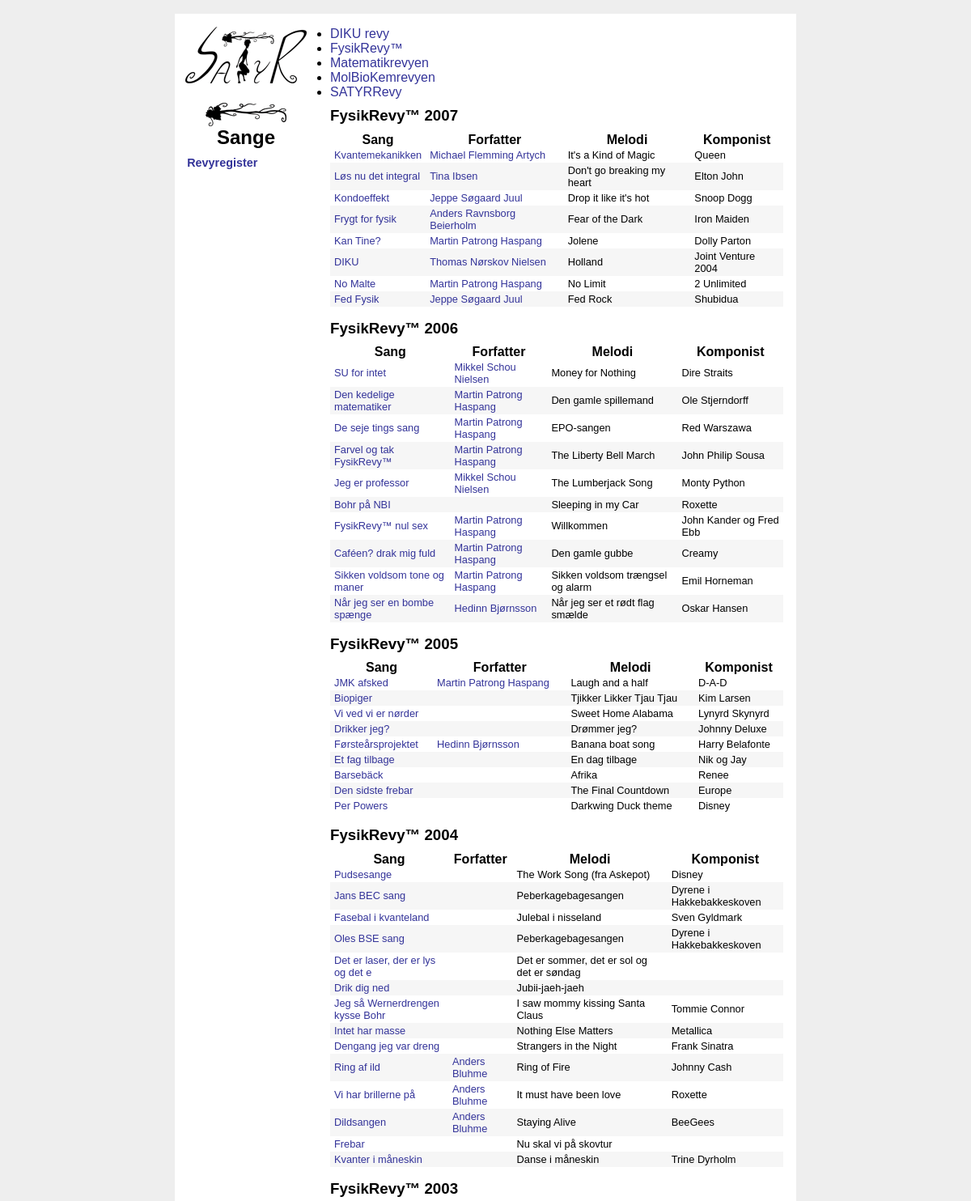
Page /revuelist.php?revueid=2 (upper part) on the committed database.
### tables this page shows
CREATE TABLE IF NOT EXISTS `revues` (
  `revueId` int(11) NOT NULL AUTO_INCREMENT,
  `revueName` varchar(33) NOT NULL DEFAULT '',
  PRIMARY KEY (`revueId`)
);

CREATE TABLE IF NOT EXISTS `songs` (
  `songId` int(11) NOT NULL AUTO_INCREMENT,
  `title` varchar(33) NOT NULL DEFAULT '',
  `year` int(4) NOT NULL DEFAULT '0',
  `originalMelody` varchar(66) NOT NULL DEFAULT '',
  `composer` varchar(66) NOT NULL DEFAULT '',
  `revueId` int(11) NOT NULL DEFAULT '1',
  `number` int(11) NOT NULL DEFAULT '0',
  `youtube` varchar(66) NOT NULL DEFAULT '',
  `text` text NOT NULL,
  `TeX` text NOT NULL,
  `instructions` text NOT NULL,
  PRIMARY KEY (`songId`)
);

CREATE TABLE IF NOT EXISTS `authors` (
  `authorId` int(11) NOT NULL AUTO_INCREMENT,
  `authorName` varchar(33) NOT NULL DEFAULT '',
  PRIMARY KEY (`authorId`),
  UNIQUE KEY `forfatter` (`authorName`)
);

### templates/db.class.php (called while the page is built, shortened)
<?
class DB_class {
	var $username = "";
	var $password = "";
	var $hostname = "localhost";
	var $dbcon = 0;
	var $query_test = 0;
	function connect() {
		$this->dbcon = mysql_connect($this->hostname,$this->username,$this->password);
	}
	function query($query) {
		if ($query != "") {
			$this->query_test = mysql_query($query,$this->dbcon);
		} else {
			echo "Query is empty";
			exit;
		}
		return $this->query_test;
	}
	function fetch_array($result) {
		$this->temp = mysql_fetch_assoc($result);
		return $this->temp;
	}
}
?>

### templates/views.php (the view, shortened to what this page needs)
<?
function revueList($intRevueId) {
	global $DB;
	$result = $DB->query("
		select
			revueId,
			revueName
		from revues
	");
	echo '<ul id="revueList">';
	while ($row = $DB->fetch_array($result)) {
?>
		<li><a href="<? echo $_GLOBAL['SCRIPT_NAME'] ?>?revueid=<? echo $row['revueId'] ?>" class="<? if ($intRevueId == $row['revueId']) echo 'active' ?>"><? echo $row['revueName'] ?></a></li>
<?
	}
	echo '</ul>';
}
function revueYearList($intRevueId) {
	global $DB;
	$result = $DB->query("
		select
			revueName,
			songs.songId,
			year,
			title,
			composer,
			originalMelody,
			authors.authorId,
			authorName
		from revues
			join songs using(revueId)
			left join songAuthorLink using(songId)
			left join authors using(authorId)
		where revues.revueId = $intRevueId
		group by songs.songId
		order by year desc, number
	");
	$yearComparison = 0;
	while ($row = $DB->fetch_array($result)) {
		extract($row);
		if ($yearComparison != $year) {
			if ($yearComparison != 0) {
?>
				</tbody>
			</table>
<?
			}
			$yearComparison = $year;
			$zebra = true;
?>
			<h3><? echo $revueName.' '.$year ?></h3>
			<table>
				<thead>
					<tr>
						<th>Sang</th>
						<th>Forfatter</th>
						<th>Melodi</th>
						<th>Komponist</th>
					</tr>
				</thead>
				<tbody>
<?
		}
?>
					<tr class="<? echo ($zebra = !$zebra) ? 'odd' : '' ?>">
						<td><a href="song.php?id=<? echo $songId ?>"><? echo $title ?></a></td>
						<td><a href="author.php?id=<? echo $authorId ?>"><? echo $authorName ?></a></td>
						<td><? echo $originalMelody ?></td>
						<td><? echo $composer ?></td>
					</tr>
<?
	}
	if ($yearComparison) {
?>
		</tbody>
	</table>
<?
	}
}
?>

### templates/top.php (shortened to what this page needs)
<?
require("views.php");
require("db.class.php");
$DB = new DB_class();
?>
<!DOCTYPE html PUBLIC "-//W3C//DTD HTML 4.01//EN" "http://www.w3.org/TR/html4/strict.dtd">
<html lang="da" >
<head>
	<link rel="stylesheet" type="text/css" href="css/global.css">
</head>
<body>
<div id="site">
	<div id="navigation">
		<h1 id="logo"><a href=".">SATYR sangbogen</a></h1>
		<ul class="menu">
		</ul>
		<hr>
		<h2>Sange</h2>
		<ul class="menu">
			<li><a href="revuelist.php">Revyregister</a></li>
		</ul>
	</div>
	<div id="content">

### revuelist.php
<?
require("templates/top.php");
$revueId = (int) $_GET['revueid'];
revueList($revueId);
if ($revueId) {
	revueYearList($revueId);
}
require("templates/bottom.php");
?>

### templates/bottom.php (shortened to what this page needs)
	</div>
</div>
</body>
</html>

### css/global.css (style rules this page uses)
* { margin: 0; padding: 0; font-family: tahoma, verdana, arial, sans-serif; }
body { background-color: #eee; overflow-y: scroll; }
a { text-decoration: none; color: #339; }
h3 { margin-top: 0.5em; margin-bottom: 0.5em; }
hr { border: 0; background: url(../images/hr.png) no-repeat; width: 300px; height: 86px; margin: 0 auto; }
table { border-collapse: collapse; width: 100%; margin-bottom: 1em; }
tr td { font-size: 0.8em; padding: 2px 5px; }
tr.odd td { background-color: #f6f6f6; }
#site { background-color: white; width: 48em; margin: 2ex auto; }
#navigation { float: left; width: 11em; padding: 1em 0; }
#logo { margin: 0; }
#logo a { display: block; background: url(../images/logo_small.png) no-repeat; width: 150px; height: 70px; margin: 0 auto; text-indent: -999em; outline: none; }
.menu { padding: 0.5em 0.5em 1em; list-style: none; font-weight: bold; }
.menu a { font-family: "trebuchet ms",tahoma,Geneva,Verdana,Arial,Helvetica,sans-serif; font-size: 90%; display: block; padding: 0.1em 0.5em; }
#navigation hr { background: url(../images/hr_small.png) no-repeat; width: 100px; height: 29px; margin: 0 auto; }
#navigation h2 { font-family: "trebuchet ms",tahoma,Geneva,Verdana,Arial,Helvetica,sans-serif; text-align: center; }
#content { padding: 1em; margin-left: 11em; }

### rows in the picture
revues: revueName "DIKU revy"
revues: revueName "FysikRevy™", songs.year "2007", songs.title "Kvantemekanikken", authors.authorName "Michael Flemming Artych", songs.originalMelody "It's a Kind of Magic", songs.composer "Queen", songs.title "Løs nu det integral", authors.authorName "Tina Ibsen", songs.originalMelody "Don't go breaking my heart", songs.composer "Elton John", songs.title "Kondoeffekt", authors.authorName "Jeppe Søgaard Juul", songs.originalMelody "Drop it like it's hot", songs.composer "Snoop Dogg", songs.title "Frygt for fysik", authors.authorName "Anders Ravnsborg Beierholm", songs.originalMelody "Fear of the Dark", songs.composer "Iron Maiden", songs.title "Kan Tine?", authors.authorName "Martin Patrong Haspang", songs.originalMelody "Jolene", songs.composer "Dolly Parton", songs.title "DIKU", authors.authorName "Thomas Nørskov Nielsen", songs.originalMelody "Holland", songs.composer "Joint Venture 2004", songs.title "No Malte", songs.originalMelody "No Limit", songs.composer "2 Unlimited", songs.title "Fed Fysik", songs.originalMelody "Fed Rock", songs.composer "Shubidua", songs.year "2006", songs.title "SU for intet", authors.authorName "Mikkel Schou Nielsen", songs.originalMelody "Money for Nothing", songs.composer "Dire Straits", songs.title "Den kedelige matematiker", songs.originalMelody "Den gamle spillemand", songs.composer "Ole Stjerndorff", songs.title "De seje tings sang", songs.originalMelody "EPO-sangen", songs.composer "Red Warszawa", songs.title "Farvel og tak FysikRevy™", songs.originalMelody "The Liberty Bell March", songs.composer "John Philip Sousa", songs.title "Jeg er professor", songs.originalMelody "The Lumberjack Song", songs.composer "Monty Python", songs.title "FysikRevy™ nul sex", songs.originalMelody "Willkommen", songs.composer "John Kander og Fred Ebb", songs.title "Caféen? drak mig fuld", songs.originalMelody "Den gamle gubbe", songs.composer "Creamy", songs.title "Sikken voldsom tone og maner", songs.originalMelody "Sikken voldsom trængsel og alarm", songs.composer "Emil Horneman", songs.title "Når jeg ser en bombe spænge", authors.authorName "Hedinn Bjørnsson", songs.originalMelody "Når jeg ser et rødt flag smælde", songs.composer "Oskar Hansen", songs.year "2005", songs.title "JMK afsked", songs.originalMelody "Laugh and a half", songs.composer "D-A-D", songs.title "Førsteårsprojektet", songs.originalMelody "Banana boat song", songs.composer "Harry Belafonte", songs.title "Ring af ild", authors.authorName "Anders Bluhme", songs.originalMelody "Ring of Fire", songs.composer "Johnny Cash", songs.title "Vi har brillerne på", songs.originalMelody "It must have been love", songs.composer "Roxette", songs.title "Dildsangen", songs.originalMelody "Staying Alive", songs.composer "BeeGees", songs.year "2003"
revues: revueName "Matematikrevyen"
revues: revueName "MolBioKemrevyen"
revues: revueName "SATYRRevy"
songs: title "Bohr på NBI", originalMelody "Sleeping in my Car", composer "Roxette"
songs: title "Biopiger", originalMelody "Tjikker Likker Tjau Tjau", composer "Kim Larsen"
songs: title "Vi ved vi er nørder", originalMelody "Sweet Home Alabama", composer "Lynyrd Skynyrd"
songs: title "Drikker jeg?", originalMelody "Drømmer jeg?", composer "Johnny Deluxe"
songs: title "Et fag tilbage", originalMelody "En dag tilbage", composer "Nik og Jay"
songs: title "Barsebäck", originalMelody "Afrika", composer "Renee"
songs: title "Den sidste frebar", originalMelody "The Final Countdown", composer "Europe"
songs: title "Per Powers", originalMelody "Darkwing Duck theme", composer "Disney"
songs: revueId.revueName "FysikRevy™", year "2004", title "Pudsesange", originalMelody "The Work Song (fra Askepot)", composer "Disney"
songs: title "Jans BEC sang", originalMelody "Peberkagebagesangen", composer "Dyrene i Hakkebakkeskoven"
songs: title "Fasebal i kvanteland", originalMelody "Julebal i nisseland", composer "Sven Gyldmark"
songs: title "Oles BSE sang", originalMelody "Peberkagebagesangen", composer "Dyrene i Hakkebakkeskoven"
songs: title "Det er laser, der er lys og det e", originalMelody "Det er sommer, det er sol og det er søndag"
songs: title "Drik dig ned", originalMelody "Jubii-jaeh-jaeh"
songs: title "Jeg så Wernerdrengen kysse Bohr", originalMelody "I saw mommy kissing Santa Claus", composer "Tommie Connor"
songs: title "Intet har masse", originalMelody "Nothing Else Matters", composer "Metallica"
songs: title "Dengang jeg var dreng", originalMelody "Strangers in the Night", composer "Frank Sinatra"
songs: title "Frebar", originalMelody "Nu skal vi på skovtur"
songs: title "Kvanter i måneskin", originalMelody "Danse i måneskin", composer "Trine Dyrholm"
